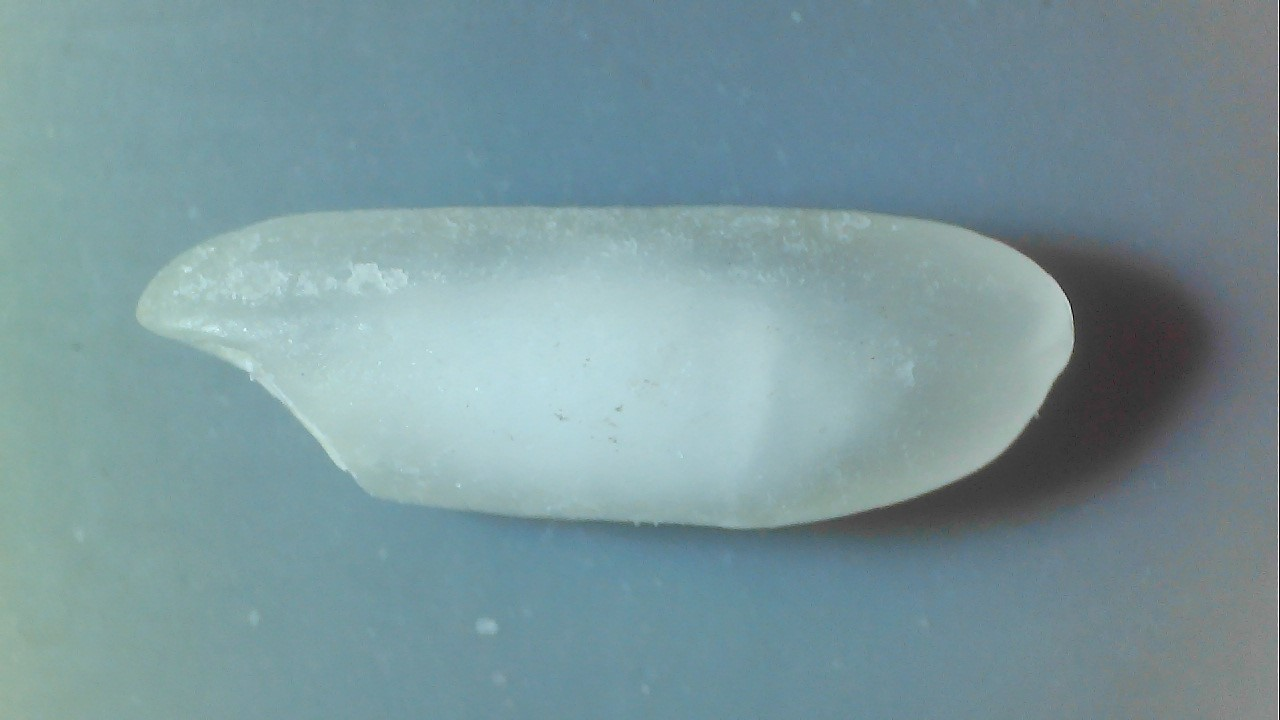
#> input picture rice/whitespot.jpg, 1280 x 720 px
$ python main.py   (older library calls are emulated)
#> lines starting #> are read from the running program, lines starting #| are printed output that depends on the picture; after the words box and inside, x2 and y2 are one past the last pixel; in counts of white or black regions, pixels touching at a corner belong together
import time
import cv2
import numpy as np
import matplotlib.pyplot as plt
import grayscale as gy

'''
使用findContours方法查找对象轮廓
'''
def detect_objects(im):
    gray = cv2.cvtColor(im,cv2.COLOR_BGR2GRAY)
    # [17 lines of commented-out code are left out]
    cv2.imshow('gray',gray)
    cv2.waitKey(0)
    thresh = cv2.adaptiveThreshold(gray, 255, cv2.ADAPTIVE_THRESH_MEAN_C, cv2.THRESH_BINARY, 11, 2) #二值化
    cv2.imshow('thresh',thresh)
    cv2.waitKey(0)
    # 对二值化图片降噪
    # kernel = cv2.getStructuringElement(cv2.MORPH_ELLIPSE, (3, 3))  # kernel大小，准备进行开运算
    # thresh_open = cv2.morphologyEx(thresh, cv2.MORPH_CLOSE, kernel,iterations = 2)  # 开运算
    # cv2.imshow('thresh_open', thresh_open)

    contours, hierarchy = cv2.findContours(thresh, cv2.RETR_TREE, cv2.CHAIN_APPROX_SIMPLE)  # 查找轮廓

    # [15 lines of commented-out code are left out]
    objects = []
    painted = []

    # 寻找物体的凸包并绘制凸包的轮廓
    # k = 0 ####
    for i in range(len(contours)):
        cur_index = len(contours) -1 - i # 从最外层的轮廓开始检索，suppose轮廓排序是先里后外
        # cur_index = i
        cnt = contours[cur_index]
        hull = cv2.convexHull(cnt) #查找轮廓的凸包多边形
        hull_area = cv2.contourArea(hull)
        img_area = im.shape[0]*im.shape[1]
        length = len(hull)
        # 过滤凸包点数小于20的轮廓，进一步去除噪音
        if hull_area > img_area/5 and length >20:
        # if length > 20:
        # if cur_index == 3:
        #     print(cur_index)
            if cur_index in painted:
                continue
            # [5 lines of commented-out code are left out]
            painted.append(hierarchy[0][cur_index][3]) #把当前检索到的轮廓的内嵌轮廓放入已绘制列表，避免重复绘制
            rect = cv2.minAreaRect(hull) #最小外接矩形，用于求计算位置和长宽
            box = np.int0(cv2.boxPoints(rect)) #外接矩形的坐标点
            # cv2.fillPoly(im, [contours[cur_index]], (255, 0, 0))
            # cv2.imshow('test',im)
            painted.append(cur_index)
            objects.append({
                'box':box,      #外接矩形的坐标点
                'rect':rect,    #最小外接矩形
                'hull':hull,     #轮廓的凸包多边形
                'cnt':cnt       #轮廓
            })
    # print('满足条件的轮廓：',k)
    # print('len(obj)',len(objects))
    return objects

#检测大米轮廓，测量尺寸
def detect_rice(im):     #返回感兴趣目标(彩色的)
    # 开运算去噪
    kernel = cv2.getStructuringElement(cv2.MORPH_ELLIPSE, (31, 31))  # kernel大小，准备进行开运算
    im1 = cv2.morphologyEx(im, cv2.MORPH_OPEN, kernel)  # 开运算
    # cv2.imshow('im_open',im)
    # cv2.waitKey(0)
    # cv2.imwrite("im_open.jpg",im)

    im2 = im1.copy()

    objs = detect_objects(im)
    for obj in objs:
        #绘制目标最小外界矩形
        cv2.drawContours(im, [obj.get('box')], 0, (0,255,0), 3)
        #绘制目标长度和宽度数据
        rect = obj.get('rect')
        w,h = rect[1]
        w = int(w)
        h = int(h)
        x,y = rect[0]
        x = int(x)
        y = int(y)
        cv2.putText(im,'width:%d,height:%d'%(w,h),(x+50,y),cv2.FONT_HERSHEY_DUPLEX,0.8,(255,0,255),1)

        # 在目标凸包轮廓上绘制半透明的蓝色
        im_hull = np.zeros((im.shape),dtype=np.uint8)
        cv2.fillConvexPoly(im_hull, obj.get('hull'), (255, 0, 0, 127))
        # cv2.imshow('im_hull',im_hull)
        im = cv2.addWeighted(im,1,im_hull,0.5,0)

        # cv2.imshow('im',im)
        # 提取出感兴趣区域,黑白色
        im_hull_roi = np.zeros((im.shape), dtype=np.uint8)
        cv2.fillPoly(im_hull_roi, [obj.get('hull')], (255, 255, 255))
        # [19 lines of commented-out code are left out]
        im2 = cv2.bitwise_and(im2,im_hull_roi)
        # cv2.imwrite('rice_roi.jpg',im2)
        # cour = detect_objects(im2)

    cv2.imshow('blue_mark',im)   #输入的目标图像
    cv2.waitKey(0)
    cv2.imshow('rice_roi_color', im2)    #只显示出感兴趣区域,其他为黑色
    cv2.waitKey(0)
    # roi_gray = cv2.cvtColor(im2,cv2.COLOR_BGR2GRAY)
    # thresh_otsu, roi_mask = cv2.threshold(roi_gray, 0, 255,cv2.THRESH_BINARY+cv2.THRESH_OTSU)
    cv2.imshow('rice_roi', im_hull_roi)  # 只显示出感兴趣区域,其他为黑色
    cv2.waitKey(0)
    return im2


'''
trackbar值变动回调函数
'''
def on_threshold_change(param):
    pass

'''
通过设定灰度阈值方式检测白点
'''
# [35 lines left out: function detect_white_spot, not called in this run]

def on_color_change(param):
    pass


'''
通过设置HSV颜色参数选取指定的颜色
HSV颜色相关知识请参考：https://www.cnblogs.com/wangyblzu/p/5710715.html
'''
# [44 lines left out: function detect_yellow_spot, not called in this run]

'''
通过梯度方式检测米粒内部断层
本例采用Scharr算子
关于Sobel和Scharr算子，请参阅：https://www.cnblogs.com/yibeimingyue/p/10878514.html
'''
def nothing(parm):
    pass

def detect_fracture(img):
    img_raw = img.copy()
    b,g,r = cv2.split(img)
    img = cv2.merge([r,g,b])     #由于使用plt.show(),所以需要使用rgb进行显示
    grad_x = cv2.Scharr(img,cv2.CV_32F,1,0) # 采用CV_32F是怕数据被截断 ，对x求导
    grad_y = cv2.Scharr(img,cv2.CV_32F,0,1) # 0，1，2->0表示这个方向没有进行求导，对y求导

    gradx = cv2.convertScaleAbs(grad_x) #X方向梯度
    grady = cv2.convertScaleAbs(grad_y) #Y方向梯度
    gradxy = cv2.addWeighted(gradx,0.5,grady,0.5,0) #加权合并X,Y方向梯度

    plt.subplot(2,2,1),plt.imshow(img)
    plt.title('Image')
    plt.subplot(2,2,2),plt.imshow(gradx)
    plt.title('Gradient X')
    plt.subplot(2,2,3),plt.imshow(grady)
    plt.title('Gradient Y')
    plt.subplot(2,2,4),plt.imshow(gradxy)
    plt.title('Gradient XY')
    plt.show()

    cv2.namedWindow("images",cv2.WINDOW_NORMAL)
    cv2.createTrackbar("s1", "images", 57, 255, nothing)
    cv2.createTrackbar("s2", "images", 32, 255, nothing)
    while (1):
        # cv2.namedWindow('images')
        s1 = cv2.getTrackbarPos("s1", "images")
        s2 = cv2.getTrackbarPos("s2", "images")
        out_img = cv2.Canny(img_raw, s1, s2)
        cv2.imshow("images", out_img)
        k = cv2.waitKey(1)
        if k == ord("q"):
            break
    cv2.destroyAllWindows()


# 图像路径
# im_path = r'img/img_h.jpg'
# im_path = r'img/im_open.jpg'
im_path = r'rice/whitespot.jpg'
# [5 lines of commented-out code are left out]
im = cv2.imread(im_path, cv2.IMREAD_COLOR)
#> im is the input picture: shape (720, 1280, 3); mean B, G, R 156, 150.4, 122.6

# [29 lines of commented-out code are left out]
fracture_path = r'rice\yellow.jpg'
fracture = cv2.imread(fracture_path,cv2.IMREAD_COLOR)
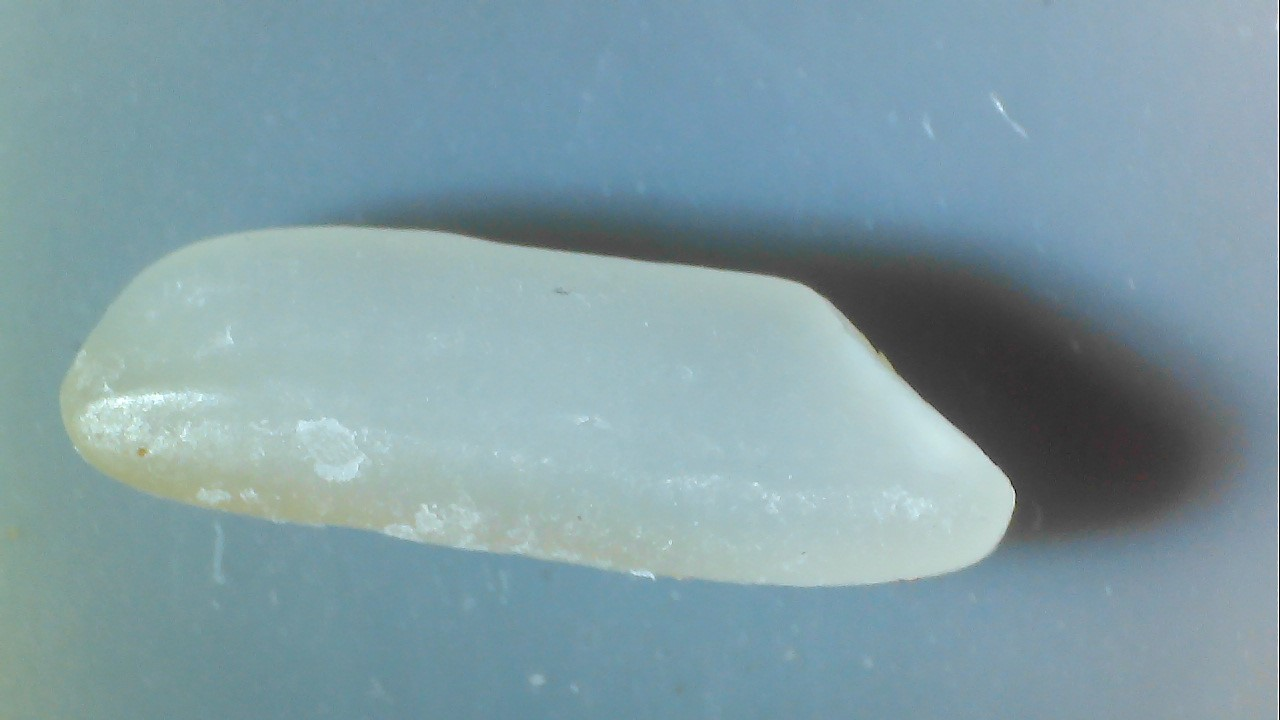
#> input picture rice/yellow.jpg, 1280 x 720 px, found by its file name
#> fracture is the input picture: shape (720, 1280, 3); mean B, G, R 164.8, 156.6, 129
# cv2.imshow('fracture',fracture)
# cv2.waitKey(0)

# 开运算（去噪）后求roi
kernel = cv2.getStructuringElement(cv2.MORPH_ELLIPSE, (31, 31))  #kernel大小，准备进行开运算
fracture_open = cv2.morphologyEx(fracture, cv2.MORPH_OPEN, kernel)    #开运算
roi = detect_rice(fracture_open)
#> in detect_objects, `thresh = cv2.adaptiveThreshold(gray, 255, cv2.ADAPTIVE_THRESH_MEAN_C, ..`:
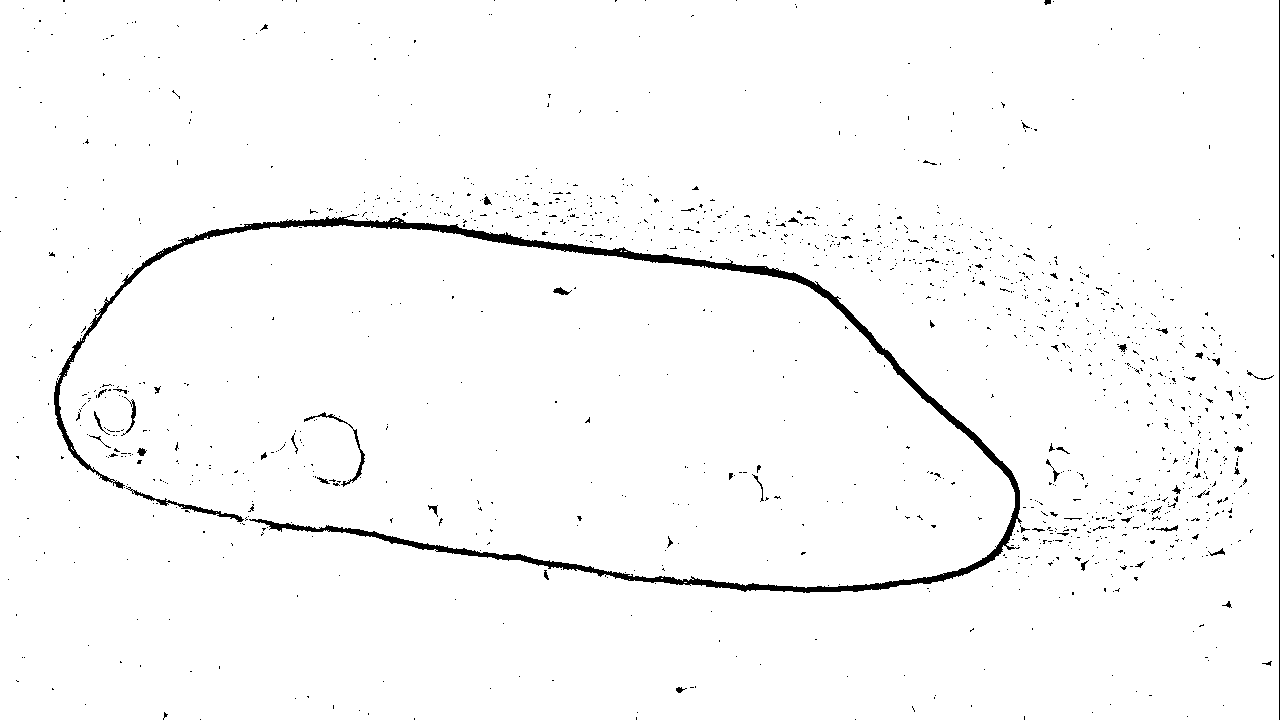
#> thresh: shape (720, 1280); 97.9% white; 1401 black regions (1337 under 20 px)
#> in detect_objects, `contours, hierarchy = cv2.findContours(thresh, cv2.RETR_TREE, cv2.CHAI..`: contours = 1775 contours, 1680 with area under 20; largest, box (x1, y1, x2, y2) and area: (0, 0, 1279, 720) 918814, (53, 216, 1023, 594) 14450, (132, 489, 245, 523) 554, (340, 428, 366, 488) 264, (303, 411, 349, 425) 152
#> the loop in detect_objects, `for i in range(len(contours)):` made 1775 passes
#> (cur_index, hull_area, length, rect, box) on pass 313: (1462, 270996, 56, ((544.8, 402.3), (332, 977.5), -82.34), [[1007, 632], [38, 501], [82, 172], [1051, 302]])
#> (cur_index, hull_area, length) on pass 15: (1760, 35, 9)
#> after the loop in detect_objects, `for i in range(len(contours)):`: objects = 1 item; painted = [0, 1462]
#> in detect_rice, `objs = detect_objects(im)`: objs = 1 item
#> the loop in detect_rice, `for obj in objs:` made 1 pass
#> (rect, w, h, x, y) on pass 1: (((544.8, 402.3), (332, 977.5), -82.34), 332, 977, 544, 402)
#> after the loop in detect_rice, `for obj in objs:`: im_hull_roi: shape (720, 1280, 3); 29.5% white; 1 white region, box (x1, y1, x2, y2) and area: (53, 216, 1023, 594) 272041


roi_gray = cv2.cvtColor(roi,cv2.COLOR_BGR2GRAY)
thresh_otsu, roi_mask = cv2.threshold(roi_gray, 0, 255,cv2.THRESH_BINARY+cv2.THRESH_OTSU)
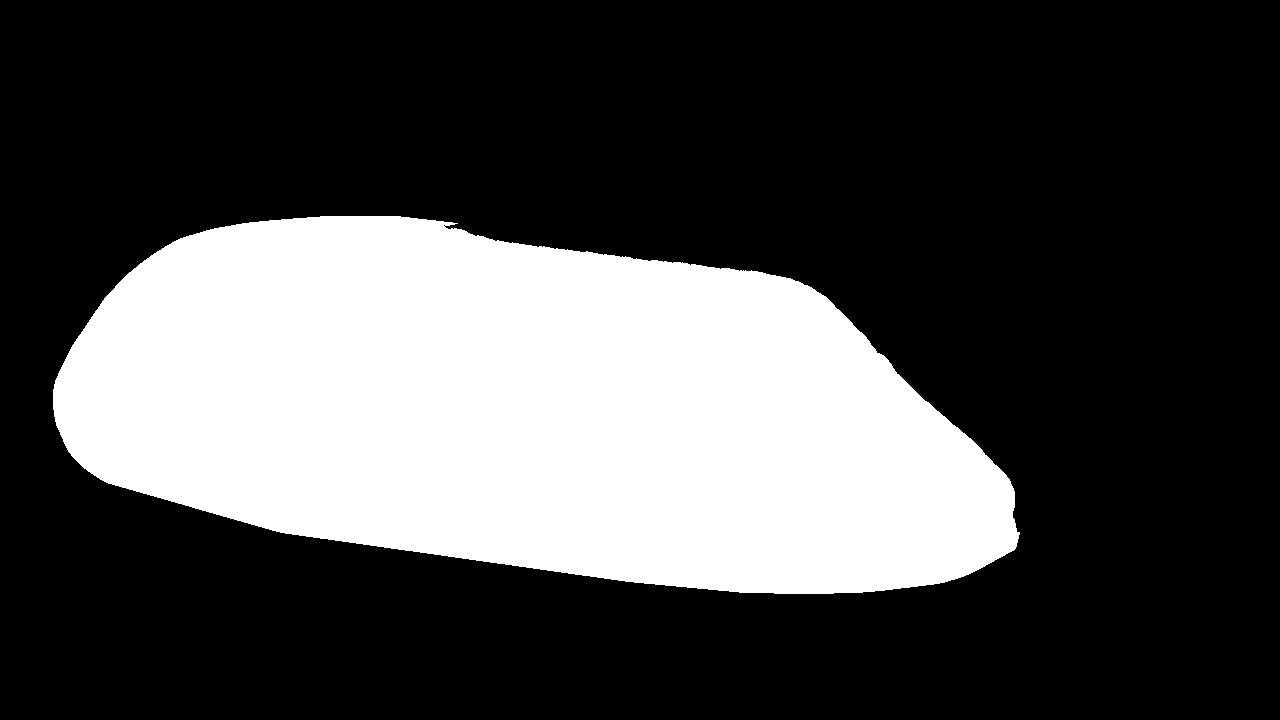
#> roi_mask: shape (720, 1280); 28.8% white; 1 white region, box (x1, y1, x2, y2) and area: (53, 216, 1020, 594) 265223
#> thresh_otsu = 88
img = cv2.bitwise_and(fracture,fracture,mask=roi_mask)
cv2.imshow('img',img)
cv2.waitKey(0)

# 断面检测
detect_fracture(img)
#> in detect_fracture, `s1 = cv2.getTrackbarPos("s1", "images")`: s1 = 57
#> in detect_fracture, `s2 = cv2.getTrackbarPos("s2", "images")`: s2 = 32
#> in detect_fracture, `out_img = cv2.Canny(img_raw, s1, s2)`:
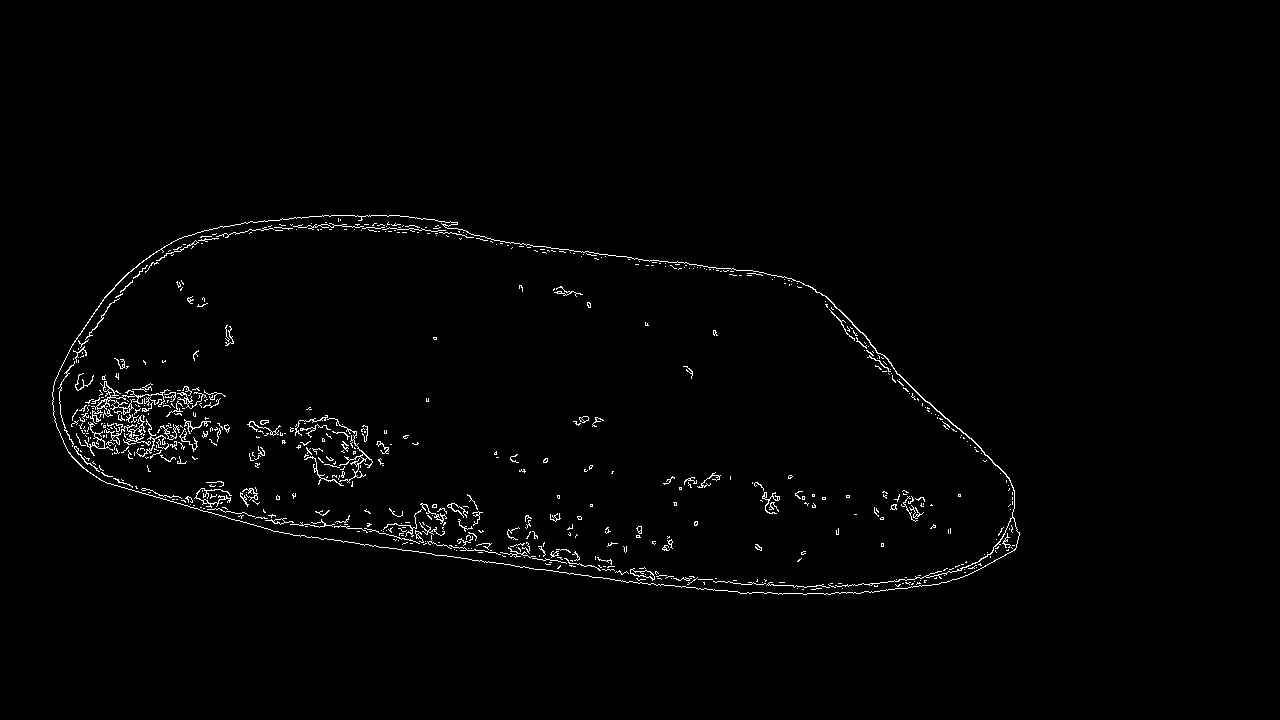
#> out_img: shape (720, 1280); 1.3% white in thin lines or dots, all inside (x1, y1, x2, y2) = (52, 215, 1020, 595)
#> (key q is pressed here)
cv2.destroyAllWindows()
